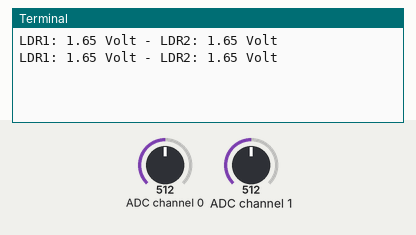
This program was run on a simulated Raspberry Pi (BCM pin numbers). Shown: the last lines printed to the terminal. The inputs (shaded band) are chosen by the test bench; at power-on: ADC channel 0 = 512, ADC channel 1 = 512 (analog values on the 0–1023 scale).

Above: at 1.2 s.
1.3 s: ADC channel 0 set to 716
At 2.6 s:
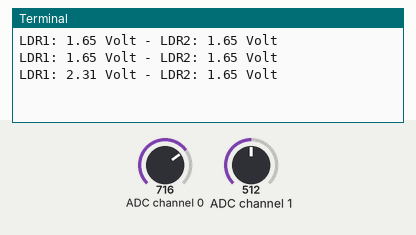
2.8 s: ADC channel 1 set to 716
At 3.8 s:
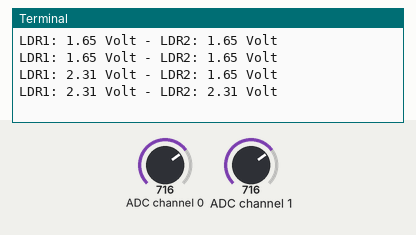
4.3 s: ADC channel 0 set to 900
At 5.6 s:
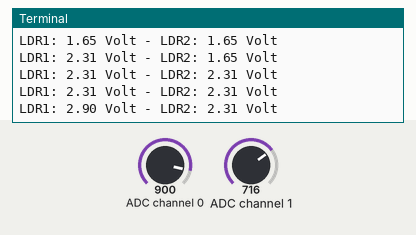
5.8 s: ADC channel 1 set to 900
At 6.5 s:
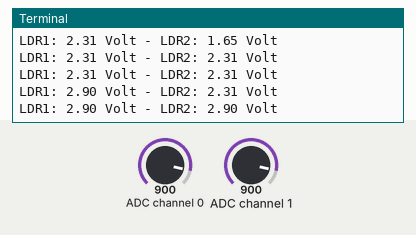
Timing chart, 0 to 8.3 s (numbered marks = the images above; inputs shaded):
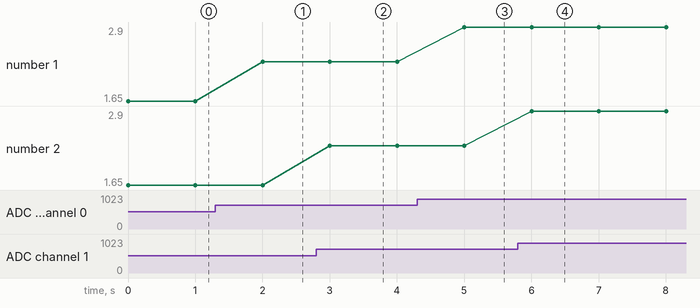

The program:

Read_MCP3008_2CHs.py
```python
# uitlezen van een LDR mbv MCP3008 op channel 0 en 1
#
# MCP3008      RPi       LDR
# n°  pin   gpio pin
# ==========================
# 16  VDD        3V3
# 15  Vref       3V3
# 14  Agnd       GND
# 13  SCLK   11  SPSCLK
# 12  MISO    9  SPMISO
# 11  MOSI   10  SPMOSI
# 10  CE      8  SPICE0
#  9  Dgnd       GND
# ==========================
#  1  CH0    ----------   1
#  2  CH1    ----------   2
# ==========================

import spidev
import time

SPI_BUS=0
SPI_CE=0            # CE0
MAX_FREQ=1000000    # 1 MHz
VREF=3.3            # V
MAX_VAL=(2**10)-1   # 10bit ADC

sp0=None

# functie om analoge waarde op te halen van de MCP3008 channel (0-7)
def read_spi(sp, channel=0):
    # 3 bytes versturen van RPi MOSI naar MCP3008 DIN:
    # byte 1: b00000001 : start byte
    # byte 2: b1cccxxxx : 1=single channel mode + ccc=bitwaarde van channel (0-7)
    # byte 3: bxxxxxxxx : niet relevante byte
    mosi = [1, (8+channel)<<4, 0]
    miso = sp.xfer2(mosi)
    # 3 byte antwoord op RPi MISO van MCP3008 DOUT:
    # byte 1: bxxxxxxxx : niet relevante byte
    # byte 2: bxxxxx0ii : bit 8 en bit 9 van 10bit antwoord
    # byte 3: biiiiiiii : bit 0 tem bit 7 van 10bit antwoord
    data = ((miso[1] & 3)<<8) + miso[2]
    return data

try:
    # aanmaken sp object (spi)
    sp0 = spidev.SpiDev()
    sp0.open(SPI_BUS, SPI_CE)
    sp0.max_speed_hz = MAX_FREQ # 1MHz

    while True:
        # uitlezen channels van MCP3008
        waarde1 = read_spi(sp=sp0, channel=0)
        waarde2 = read_spi(sp=sp0, channel=1)

        # omrekenen naar juiste spanning
        spanning1 = waarde1 / MAX_VAL * VREF
        spanning2 = waarde2 / MAX_VAL * VREF

        # debug info
        print('LDR1: %.2f Volt - LDR2: %.2f Volt'%(spanning1, spanning2))

        # wachten
        time.sleep(1)

except KeyboardInterrupt as E:
    print('Programma gestopt met Ctrl-C')

finally:
    if sp0 is not None:
        sp0.close()
```

Measured:
- after the input at 1.3 s, the terminal: prints a new line after 0.70 s (image 1)
- after the input at 2.8 s, the terminal: prints a new line after 0.20 s (image 2)
- after the input at 4.3 s, the terminal: prints a new line after 0.70 s (image 3)
- after the input at 5.8 s, the terminal: prints a new line after 0.20 s (image 4)
- plotted number 1: 1.65 → 2.31 after the input at 1.3 s, 2.31 → 2.9 after the input at 4.3 s
